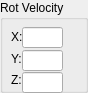
    <widget class="QGroupBox" name="IDC_STATIC_6">
      <property name="geometry">
        <rect>
          <x>77</x>
          <y>241</y>
          <width>88</width>
          <height>93</height>
        </rect>
      </property>
      <property name="title">
        <string>Rot Velocity</string>
      </property>
      <property name="visible">
        <bool>true</bool>
      </property>
      <property name="enabled">
        <bool>true</bool>
      </property>
      <property name="flat">
        <bool>false</bool>
      </property>
      <widget class="QLineEdit" name="IDC_PROTVEL_X">
        <property name="geometry">
          <rect>
            <x>22</x>
            <y>27</y>
            <width>41</width>
            <height>21</height>
          </rect>
        </property>
        <property name="visible">
          <bool>true</bool>
        </property>
        <property name="enabled">
          <bool>true</bool>
        </property>
      </widget>
      <widget class="QLabel" name="IDC_STATIC_7">
        <property name="geometry">
          <rect>
            <x>11</x>
            <y>30</y>
            <width>51</width>
            <height>16</height>
          </rect>
        </property>
        <property name="text">
          <string>X:</string>
        </property>
        <property name="visible">
          <bool>true</bool>
        </property>
        <property name="enabled">
          <bool>true</bool>
        </property>
        <property name="alignment">
          <set>Qt::AlignLeft</set>
        </property>
      </widget>
      <widget class="QLineEdit" name="IDC_PROTVEL_Y">
        <property name="geometry">
          <rect>
            <x>22</x>
            <y>50</y>
            <width>41</width>
            <height>21</height>
          </rect>
        </property>
        <property name="visible">
          <bool>true</bool>
        </property>
        <property name="enabled">
          <bool>true</bool>
        </property>
      </widget>
      <widget class="QLabel" name="IDC_STATIC_8">
        <property name="geometry">
          <rect>
            <x>11</x>
            <y>52</y>
            <width>51</width>
            <height>16</height>
          </rect>
        </property>
        <property name="text">
          <string>Y:</string>
        </property>
        <property name="visible">
          <bool>true</bool>
        </property>
        <property name="enabled">
          <bool>true</bool>
        </property>
        <property name="alignment">
          <set>Qt::AlignLeft</set>
        </property>
      </widget>
      <widget class="QLineEdit" name="IDC_PROTVEL_Z">
        <property name="geometry">
          <rect>
            <x>22</x>
            <y>72</y>
            <width>41</width>
            <height>21</height>
          </rect>
        </property>
        <property name="visible">
          <bool>true</bool>
        </property>
        <property name="enabled">
          <bool>true</bool>
        </property>
      </widget>
      <widget class="QLabel" name="IDC_STATIC_9">
        <property name="geometry">
          <rect>
            <x>11</x>
            <y>73</y>
            <width>51</width>
            <height>16</height>
          </rect>
        </property>
        <property name="text">
          <string>Z:</string>
        </property>
        <property name="visible">
          <bool>true</bool>
        </property>
        <property name="enabled">
          <bool>true</bool>
        </property>
        <property name="alignment">
          <set>Qt::AlignLeft</set>
        </property>
      </widget>
    </widget>
